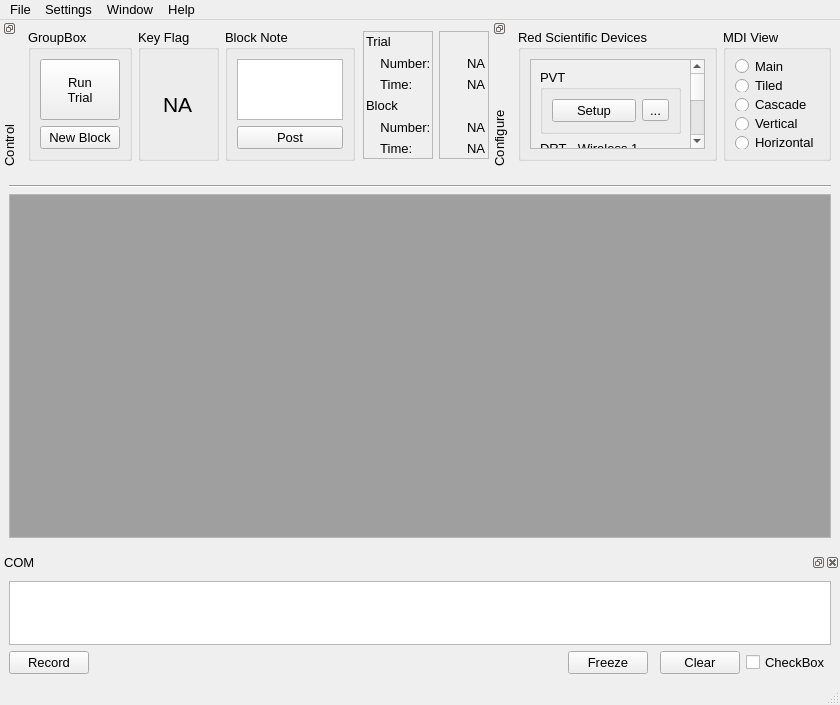
<?xml version="1.0" encoding="UTF-8"?>
<ui version="4.0">
 <class>MainWindow</class>
 <widget class="QMainWindow" name="MainWindow">
  <property name="geometry">
   <rect>
    <x>0</x>
    <y>0</y>
    <width>840</width>
    <height>705</height>
   </rect>
  </property>
  <property name="minimumSize">
   <size>
    <width>840</width>
    <height>468</height>
   </size>
  </property>
  <property name="font">
   <font>
    <pointsize>10</pointsize>
   </font>
  </property>
  <property name="windowTitle">
   <string>RS Device Companion</string>
  </property>
  <widget class="QWidget" name="centralwidget">
   <layout class="QVBoxLayout" name="verticalLayout_9">
    <item>
     <widget class="Line" name="line">
      <property name="orientation">
       <enum>Qt::Horizontal</enum>
      </property>
     </widget>
    </item>
    <item>
     <widget class="QFrame" name="frame_3">
      <property name="frameShape">
       <enum>QFrame::StyledPanel</enum>
      </property>
      <property name="frameShadow">
       <enum>QFrame::Raised</enum>
      </property>
      <layout class="QHBoxLayout" name="horizontalLayout_3">
       <property name="leftMargin">
        <number>0</number>
       </property>
       <property name="topMargin">
        <number>0</number>
       </property>
       <property name="rightMargin">
        <number>0</number>
       </property>
       <property name="bottomMargin">
        <number>0</number>
       </property>
       <item>
        <widget class="QMdiArea" name="mdiArea">
         <widget class="QWidget" name="subwindow">
          <property name="windowTitle">
           <string>Subwindow</string>
          </property>
          <layout class="QHBoxLayout" name="horizontalLayout">
           <item>
            <widget class="QGraphicsView" name="graphicsView"/>
           </item>
           <item>
            <widget class="QFrame" name="frame_4">
             <property name="minimumSize">
              <size>
               <width>0</width>
               <height>265</height>
              </size>
             </property>
             <property name="frameShape">
              <enum>QFrame::StyledPanel</enum>
             </property>
             <property name="frameShadow">
              <enum>QFrame::Raised</enum>
             </property>
             <layout class="QVBoxLayout" name="verticalLayout_5">
              <property name="leftMargin">
               <number>0</number>
              </property>
              <property name="topMargin">
               <number>0</number>
              </property>
              <property name="rightMargin">
               <number>0</number>
              </property>
              <property name="bottomMargin">
               <number>0</number>
              </property>
             </layout>
            </widget>
           </item>
           <item>
            <widget class="QScrollArea" name="scrollArea_2">
             <property name="sizePolicy">
              <sizepolicy hsizetype="Fixed" vsizetype="Expanding">
               <horstretch>0</horstretch>
               <verstretch>0</verstretch>
              </sizepolicy>
             </property>
             <property name="minimumSize">
              <size>
               <width>150</width>
               <height>0</height>
              </size>
             </property>
             <property name="widgetResizable">
              <bool>true</bool>
             </property>
             <widget class="QWidget" name="scrollAreaWidgetContents_2">
              <property name="geometry">
               <rect>
                <x>0</x>
                <y>0</y>
                <width>131</width>
                <height>295</height>
               </rect>
              </property>
              <layout class="QVBoxLayout" name="verticalLayout_11">
               <item>
                <widget class="QGroupBox" name="groupBox_5">
                 <property name="minimumSize">
                  <size>
                   <width>0</width>
                   <height>175</height>
                  </size>
                 </property>
                 <property name="title">
                  <string>GroupBox</string>
                 </property>
                 <layout class="QVBoxLayout" name="verticalLayout_8">
                  <property name="spacing">
                   <number>9</number>
                  </property>
                  <property name="leftMargin">
                   <number>9</number>
                  </property>
                  <property name="topMargin">
                   <number>9</number>
                  </property>
                  <property name="rightMargin">
                   <number>9</number>
                  </property>
                  <property name="bottomMargin">
                   <number>9</number>
                  </property>
                  <item>
                   <widget class="QPushButton" name="pushButton_16">
                    <property name="text">
                     <string>PushButton</string>
                    </property>
                   </widget>
                  </item>
                  <item>
                   <widget class="QPushButton" name="pushButton_17">
                    <property name="text">
                     <string>PushButton</string>
                    </property>
                   </widget>
                  </item>
                  <item>
                   <widget class="QCheckBox" name="checkBox_2">
                    <property name="text">
                     <string>CheckBox</string>
                    </property>
                   </widget>
                  </item>
                  <item>
                   <widget class="QCheckBox" name="checkBox_3">
                    <property name="text">
                     <string>CheckBox</string>
                    </property>
                   </widget>
                  </item>
                  <item>
                   <widget class="QCheckBox" name="checkBox_4">
                    <property name="text">
                     <string>CheckBox</string>
                    </property>
                   </widget>
                  </item>
                 </layout>
                </widget>
               </item>
               <item>
                <spacer name="verticalSpacer_2">
                 <property name="orientation">
                  <enum>Qt::Vertical</enum>
                 </property>
                 <property name="sizeHint" stdset="0">
                  <size>
                   <width>20</width>
                   <height>97</height>
                  </size>
                 </property>
                </spacer>
               </item>
               <item>
                <widget class="QGroupBox" name="groupBox_6">
                 <property name="minimumSize">
                  <size>
                   <width>100</width>
                   <height>0</height>
                  </size>
                 </property>
                 <property name="title">
                  <string>GroupBox</string>
                 </property>
                 <layout class="QVBoxLayout" name="verticalLayout_7">
                  <item>
                   <widget class="QPushButton" name="pushButton_15">
                    <property name="text">
                     <string>PushButton</string>
                    </property>
                   </widget>
                  </item>
                  <item>
                   <widget class="QPushButton" name="pushButton_14">
                    <property name="text">
                     <string>PushButton</string>
                    </property>
                   </widget>
                  </item>
                 </layout>
                </widget>
               </item>
              </layout>
             </widget>
            </widget>
           </item>
          </layout>
         </widget>
        </widget>
       </item>
      </layout>
     </widget>
    </item>
   </layout>
  </widget>
  <widget class="QMenuBar" name="menubar">
   <property name="geometry">
    <rect>
     <x>0</x>
     <y>0</y>
     <width>840</width>
     <height>21</height>
    </rect>
   </property>
   <widget class="QMenu" name="menuFile">
    <property name="title">
     <string>File</string>
    </property>
    <addaction name="actionBegin"/>
    <addaction name="actionExit"/>
    <addaction name="separator"/>
    <addaction name="actionAppend_Experiment"/>
    <addaction name="separator"/>
    <addaction name="actionOpen_File_Explorer"/>
   </widget>
   <widget class="QMenu" name="menuView">
    <property name="title">
     <string>Window</string>
    </property>
    <addaction name="actionRaw_Serial"/>
    <addaction name="actionExperiment"/>
    <addaction name="actionConfigure"/>
    <addaction name="separator"/>
    <addaction name="actionDisplay_Tooltips"/>
    <addaction name="separator"/>
   </widget>
   <widget class="QMenu" name="menuHelp">
    <property name="title">
     <string>Help</string>
    </property>
    <addaction name="actionAbout_RS_Companion"/>
    <addaction name="actionAbout_Red_Scientific"/>
   </widget>
   <widget class="QMenu" name="menuSettings">
    <property name="title">
     <string>Settings</string>
    </property>
    <widget class="QMenu" name="menuUDP_Controls">
     <property name="title">
      <string>UDP Controls</string>
     </property>
     <addaction name="actionOutput"/>
     <addaction name="actionInput"/>
    </widget>
    <addaction name="actionCOM_Port"/>
    <addaction name="menuUDP_Controls"/>
   </widget>
   <addaction name="menuFile"/>
   <addaction name="menuSettings"/>
   <addaction name="menuView"/>
   <addaction name="menuHelp"/>
  </widget>
  <widget class="QStatusBar" name="statusbar"/>
  <widget class="QDockWidget" name="dockWidget_6">
   <property name="sizePolicy">
    <sizepolicy hsizetype="Expanding" vsizetype="Expanding">
     <horstretch>0</horstretch>
     <verstretch>0</verstretch>
    </sizepolicy>
   </property>
   <property name="minimumSize">
    <size>
     <width>500</width>
     <height>150</height>
    </size>
   </property>
   <property name="maximumSize">
    <size>
     <width>650</width>
     <height>150</height>
    </size>
   </property>
   <property name="features">
    <set>QDockWidget::DockWidgetFloatable|QDockWidget::DockWidgetMovable|QDockWidget::DockWidgetVerticalTitleBar</set>
   </property>
   <property name="allowedAreas">
    <set>Qt::TopDockWidgetArea</set>
   </property>
   <property name="windowTitle">
    <string>Control</string>
   </property>
   <attribute name="dockWidgetArea">
    <number>4</number>
   </attribute>
   <widget class="QWidget" name="dockWidgetContents_7">
    <layout class="QHBoxLayout" name="horizontalLayout_4">
     <item>
      <widget class="QGroupBox" name="groupBox_7">
       <property name="title">
        <string>GroupBox</string>
       </property>
       <layout class="QVBoxLayout" name="verticalLayout">
        <item>
         <widget class="QPushButton" name="pushButton_7">
          <property name="sizePolicy">
           <sizepolicy hsizetype="Preferred" vsizetype="Preferred">
            <horstretch>0</horstretch>
            <verstretch>0</verstretch>
           </sizepolicy>
          </property>
          <property name="minimumSize">
           <size>
            <width>0</width>
            <height>0</height>
           </size>
          </property>
          <property name="text">
           <string>Run
Trial</string>
          </property>
         </widget>
        </item>
        <item>
         <widget class="QPushButton" name="pushButton_4">
          <property name="text">
           <string>New Block</string>
          </property>
         </widget>
        </item>
       </layout>
      </widget>
     </item>
     <item>
      <widget class="QGroupBox" name="groupBox">
       <property name="title">
        <string>Key Flag</string>
       </property>
       <layout class="QVBoxLayout" name="verticalLayout_6">
        <item alignment="Qt::AlignHCenter">
         <widget class="QLabel" name="label_13">
          <property name="font">
           <font>
            <pointsize>16</pointsize>
           </font>
          </property>
          <property name="text">
           <string>NA</string>
          </property>
         </widget>
        </item>
       </layout>
      </widget>
     </item>
     <item>
      <widget class="QGroupBox" name="groupBox_2">
       <property name="title">
        <string>Block Note</string>
       </property>
       <layout class="QGridLayout" name="gridLayout_2">
        <item row="0" column="1">
         <widget class="QTextEdit" name="textEdit"/>
        </item>
        <item row="1" column="1">
         <widget class="QPushButton" name="pushButton_3">
          <property name="text">
           <string>Post</string>
          </property>
         </widget>
        </item>
       </layout>
      </widget>
     </item>
     <item>
      <widget class="QFrame" name="frame">
       <property name="sizePolicy">
        <sizepolicy hsizetype="Fixed" vsizetype="Preferred">
         <horstretch>0</horstretch>
         <verstretch>0</verstretch>
        </sizepolicy>
       </property>
       <property name="minimumSize">
        <size>
         <width>130</width>
         <height>0</height>
        </size>
       </property>
       <layout class="QGridLayout" name="gridLayout_3">
        <property name="leftMargin">
         <number>2</number>
        </property>
        <property name="topMargin">
         <number>2</number>
        </property>
        <property name="rightMargin">
         <number>2</number>
        </property>
        <property name="bottomMargin">
         <number>2</number>
        </property>
        <item row="0" column="0">
         <widget class="QFrame" name="frame">
          <property name="frameShape">
           <enum>QFrame::StyledPanel</enum>
          </property>
          <property name="frameShadow">
           <enum>QFrame::Raised</enum>
          </property>
          <layout class="QVBoxLayout" name="verticalLayout_2">
           <property name="spacing">
            <number>6</number>
           </property>
           <property name="leftMargin">
            <number>2</number>
           </property>
           <property name="topMargin">
            <number>2</number>
           </property>
           <property name="rightMargin">
            <number>2</number>
           </property>
           <property name="bottomMargin">
            <number>2</number>
           </property>
           <item>
            <widget class="QLabel" name="label_7">
             <property name="text">
              <string>Trial</string>
             </property>
            </widget>
           </item>
           <item>
            <widget class="QLabel" name="label_2">
             <property name="text">
              <string>    Number:</string>
             </property>
            </widget>
           </item>
           <item>
            <widget class="QLabel" name="label_3">
             <property name="text">
              <string>    Time:</string>
             </property>
            </widget>
           </item>
           <item>
            <widget class="QLabel" name="label_8">
             <property name="text">
              <string>Block</string>
             </property>
            </widget>
           </item>
           <item>
            <widget class="QLabel" name="label">
             <property name="text">
              <string>    Number:</string>
             </property>
            </widget>
           </item>
           <item>
            <widget class="QLabel" name="label_4">
             <property name="text">
              <string>    Time:</string>
             </property>
            </widget>
           </item>
          </layout>
         </widget>
        </item>
        <item row="0" column="1" alignment="Qt::AlignRight">
         <widget class="QFrame" name="frame_2">
          <property name="minimumSize">
           <size>
            <width>50</width>
            <height>0</height>
           </size>
          </property>
          <property name="frameShape">
           <enum>QFrame::StyledPanel</enum>
          </property>
          <property name="frameShadow">
           <enum>QFrame::Raised</enum>
          </property>
          <layout class="QVBoxLayout" name="verticalLayout_4">
           <property name="leftMargin">
            <number>2</number>
           </property>
           <property name="topMargin">
            <number>2</number>
           </property>
           <property name="rightMargin">
            <number>2</number>
           </property>
           <property name="bottomMargin">
            <number>2</number>
           </property>
           <item>
            <widget class="QLabel" name="label_11">
             <property name="font">
              <font>
               <pointsize>10</pointsize>
              </font>
             </property>
             <property name="text">
              <string/>
             </property>
            </widget>
           </item>
           <item alignment="Qt::AlignRight">
            <widget class="QLabel" name="label_9">
             <property name="text">
              <string>NA</string>
             </property>
            </widget>
           </item>
           <item alignment="Qt::AlignRight">
            <widget class="QLabel" name="label_10">
             <property name="font">
              <font>
               <pointsize>10</pointsize>
              </font>
             </property>
             <property name="text">
              <string>NA</string>
             </property>
            </widget>
           </item>
           <item>
            <widget class="QLabel" name="label_12">
             <property name="text">
              <string/>
             </property>
            </widget>
           </item>
           <item alignment="Qt::AlignRight">
            <widget class="QLabel" name="label_5">
             <property name="text">
              <string>NA</string>
             </property>
            </widget>
           </item>
           <item alignment="Qt::AlignRight">
            <widget class="QLabel" name="label_6">
             <property name="text">
              <string>NA</string>
             </property>
            </widget>
           </item>
          </layout>
         </widget>
        </item>
       </layout>
      </widget>
     </item>
    </layout>
   </widget>
  </widget>
  <widget class="QDockWidget" name="dockWidget_8">
   <property name="sizePolicy">
    <sizepolicy hsizetype="Preferred" vsizetype="Maximum">
     <horstretch>0</horstretch>
     <verstretch>0</verstretch>
    </sizepolicy>
   </property>
   <property name="minimumSize">
    <size>
     <width>374</width>
     <height>130</height>
    </size>
   </property>
   <property name="maximumSize">
    <size>
     <width>524287</width>
     <height>130</height>
    </size>
   </property>
   <property name="baseSize">
    <size>
     <width>0</width>
     <height>0</height>
    </size>
   </property>
   <property name="toolTip">
    <string>&lt;html&gt;&lt;head/&gt;&lt;body&gt;&lt;p&gt;Displays all communications with Red Scientific Hardware. These can be saved for later browsing and debugging.&lt;/p&gt;&lt;/body&gt;&lt;/html&gt;</string>
   </property>
   <property name="features">
    <set>QDockWidget::AllDockWidgetFeatures</set>
   </property>
   <property name="allowedAreas">
    <set>Qt::BottomDockWidgetArea</set>
   </property>
   <property name="windowTitle">
    <string>COM</string>
   </property>
   <attribute name="dockWidgetArea">
    <number>8</number>
   </attribute>
   <widget class="QWidget" name="dockWidgetContents_9">
    <layout class="QGridLayout" name="gridLayout">
     <item row="1" column="0">
      <widget class="QPushButton" name="pushButton_2">
       <property name="toolTip">
        <string>&lt;html&gt;&lt;head/&gt;&lt;body&gt;&lt;p&gt;Saves all raw COM messages to your data folder.&lt;/p&gt;&lt;/body&gt;&lt;/html&gt;</string>
       </property>
       <property name="text">
        <string>Record</string>
       </property>
      </widget>
     </item>
     <item row="1" column="2">
      <widget class="QPushButton" name="pushButton_5">
       <property name="toolTip">
        <string>&lt;html&gt;&lt;head/&gt;&lt;body&gt;&lt;p&gt;Freezes the auto scrolling of COM messages.&lt;/p&gt;&lt;/body&gt;&lt;/html&gt;</string>
       </property>
       <property name="text">
        <string>Freeze</string>
       </property>
      </widget>
     </item>
     <item row="1" column="4">
      <widget class="QPushButton" name="pushButton_6">
       <property name="toolTip">
        <string>&lt;html&gt;&lt;head/&gt;&lt;body&gt;&lt;p&gt;Clears all COM messages in the pane above.&lt;/p&gt;&lt;/body&gt;&lt;/html&gt;</string>
       </property>
       <property name="text">
        <string>Clear</string>
       </property>
      </widget>
     </item>
     <item row="1" column="1">
      <spacer name="horizontalSpacer">
       <property name="orientation">
        <enum>Qt::Horizontal</enum>
       </property>
       <property name="sizeHint" stdset="0">
        <size>
         <width>40</width>
         <height>20</height>
        </size>
       </property>
      </spacer>
     </item>
     <item row="1" column="5">
      <widget class="QCheckBox" name="checkBox">
       <property name="text">
        <string>CheckBox</string>
       </property>
      </widget>
     </item>
     <item row="0" column="0" colspan="6">
      <widget class="QPlainTextEdit" name="plainTextEdit">
       <property name="minimumSize">
        <size>
         <width>0</width>
         <height>0</height>
        </size>
       </property>
       <property name="sizeIncrement">
        <size>
         <width>0</width>
         <height>0</height>
        </size>
       </property>
       <property name="baseSize">
        <size>
         <width>0</width>
         <height>0</height>
        </size>
       </property>
      </widget>
     </item>
    </layout>
   </widget>
  </widget>
  <widget class="QDockWidget" name="dockWidget_2">
   <property name="sizePolicy">
    <sizepolicy hsizetype="Expanding" vsizetype="Expanding">
     <horstretch>0</horstretch>
     <verstretch>0</verstretch>
    </sizepolicy>
   </property>
   <property name="minimumSize">
    <size>
     <width>350</width>
     <height>150</height>
    </size>
   </property>
   <property name="maximumSize">
    <size>
     <width>450</width>
     <height>150</height>
    </size>
   </property>
   <property name="features">
    <set>QDockWidget::DockWidgetFloatable|QDockWidget::DockWidgetMovable|QDockWidget::DockWidgetVerticalTitleBar</set>
   </property>
   <property name="allowedAreas">
    <set>Qt::TopDockWidgetArea</set>
   </property>
   <property name="windowTitle">
    <string>Configure</string>
   </property>
   <attribute name="dockWidgetArea">
    <number>4</number>
   </attribute>
   <widget class="QWidget" name="dockWidgetContents_2">
    <layout class="QHBoxLayout" name="horizontalLayout_2">
     <item>
      <widget class="QGroupBox" name="groupBox_3">
       <property name="title">
        <string>Red Scientific Devices</string>
       </property>
       <layout class="QHBoxLayout" name="horizontalLayout_5">
        <item>
         <widget class="QScrollArea" name="scrollArea">
          <property name="widgetResizable">
           <bool>true</bool>
          </property>
          <widget class="QWidget" name="scrollAreaWidgetContents">
           <property name="geometry">
            <rect>
             <x>0</x>
             <y>0</y>
             <width>163</width>
             <height>276</height>
            </rect>
           </property>
           <layout class="QVBoxLayout" name="verticalLayout_3">
            <item>
             <widget class="QGroupBox" name="groupBox_8">
              <property name="title">
               <string>PVT</string>
              </property>
              <layout class="QHBoxLayout" name="horizontalLayout_6">
               <item>
                <widget class="QPushButton" name="pushButton_12">
                 <property name="sizePolicy">
                  <sizepolicy hsizetype="Minimum" vsizetype="Fixed">
                   <horstretch>0</horstretch>
                   <verstretch>0</verstretch>
                  </sizepolicy>
                 </property>
                 <property name="minimumSize">
                  <size>
                   <width>0</width>
                   <height>0</height>
                  </size>
                 </property>
                 <property name="maximumSize">
                  <size>
                   <width>500</width>
                   <height>500</height>
                  </size>
                 </property>
                 <property name="text">
                  <string>Setup</string>
                 </property>
                </widget>
               </item>
               <item>
                <widget class="QToolButton" name="toolButton">
                 <property name="text">
                  <string>...</string>
                 </property>
                </widget>
               </item>
              </layout>
             </widget>
            </item>
            <item>
             <widget class="QGroupBox" name="groupBox_10">
              <property name="title">
               <string>DRT - Wireless 1</string>
              </property>
              <layout class="QHBoxLayout" name="horizontalLayout_8">
               <item>
                <widget class="QPushButton" name="pushButton">
                 <property name="text">
                  <string>PushButton</string>
                 </property>
                </widget>
               </item>
               <item>
                <widget class="QToolButton" name="toolButton_3">
                 <property name="text">
                  <string>...</string>
                 </property>
                </widget>
               </item>
              </layout>
             </widget>
            </item>
            <item>
             <widget class="QGroupBox" name="groupBox_11">
              <property name="title">
               <string>DRT - Wireless 2</string>
              </property>
              <layout class="QHBoxLayout" name="horizontalLayout_9">
               <item>
                <widget class="QPushButton" name="pushButton_8">
                 <property name="text">
                  <string>PushButton</string>
                 </property>
                </widget>
               </item>
               <item>
                <widget class="QToolButton" name="toolButton_4">
                 <property name="text">
                  <string>...</string>
                 </property>
                </widget>
               </item>
              </layout>
             </widget>
            </item>
            <item>
             <widget class="QGroupBox" name="groupBox_9">
              <property name="title">
               <string>VOG</string>
              </property>
              <layout class="QHBoxLayout" name="horizontalLayout_7">
               <item>
                <widget class="QPushButton" name="pushButton_13">
                 <property name="minimumSize">
                  <size>
                   <width>0</width>
                   <height>0</height>
                  </size>
                 </property>
                 <property name="maximumSize">
                  <size>
                   <width>500</width>
                   <height>500</height>
                  </size>
                 </property>
                 <property name="text">
                  <string>Setup</string>
                 </property>
                </widget>
               </item>
               <item>
                <widget class="QToolButton" name="toolButton_2">
                 <property name="text">
                  <string>...</string>
                 </property>
                </widget>
               </item>
              </layout>
             </widget>
            </item>
           </layout>
          </widget>
         </widget>
        </item>
       </layout>
      </widget>
     </item>
     <item>
      <widget class="QGroupBox" name="groupBox_4">
       <property name="title">
        <string>MDI View</string>
       </property>
       <layout class="QVBoxLayout" name="verticalLayout_10">
        <item>
         <widget class="QRadioButton" name="radioButton">
          <property name="text">
           <string>Main</string>
          </property>
         </widget>
        </item>
        <item>
         <widget class="QRadioButton" name="radioButton_3">
          <property name="text">
           <string>Tiled</string>
          </property>
         </widget>
        </item>
        <item>
         <widget class="QRadioButton" name="radioButton_4">
          <property name="text">
           <string>Cascade</string>
          </property>
         </widget>
        </item>
        <item>
         <widget class="QRadioButton" name="radioButton_5">
          <property name="text">
           <string>Vertical</string>
          </property>
         </widget>
        </item>
        <item>
         <widget class="QRadioButton" name="radioButton_2">
          <property name="text">
           <string>Horizontal</string>
          </property>
         </widget>
        </item>
       </layout>
      </widget>
     </item>
    </layout>
   </widget>
  </widget>
  <action name="actionBegin">
   <property name="text">
    <string>Begin Experiment</string>
   </property>
   <property name="toolTip">
    <string>Begin Experiment</string>
   </property>
  </action>
  <action name="actionExperiment">
   <property name="checkable">
    <bool>true</bool>
   </property>
   <property name="text">
    <string>COM Messages</string>
   </property>
  </action>
  <action name="actionParameters">
   <property name="checkable">
    <bool>true</bool>
   </property>
   <property name="text">
    <string>Parameters</string>
   </property>
  </action>
  <action name="actionLive_Data">
   <property name="checkable">
    <bool>true</bool>
   </property>
   <property name="text">
    <string>Live Data</string>
   </property>
  </action>
  <action name="actionConfigure_Data_Buddy">
   <property name="text">
    <string>Configure Data Buddy</string>
   </property>
  </action>
  <action name="actionAbout_RS_Companion">
   <property name="text">
    <string>About RS Companion</string>
   </property>
  </action>
  <action name="actionAbout_Red_Scientific">
   <property name="text">
    <string>About Red Scientific</string>
   </property>
  </action>
  <action name="actionExit">
   <property name="text">
    <string>End Experiment</string>
   </property>
  </action>
  <action name="actionRaw_Serial">
   <property name="text">
    <string>Trial Controls</string>
   </property>
  </action>
  <action name="actionExit_2">
   <property name="text">
    <string>Exit</string>
   </property>
  </action>
  <action name="actionDisplay_Tooltips">
   <property name="text">
    <string>Display Tooltips</string>
   </property>
  </action>
  <action name="actionConfigure">
   <property name="text">
    <string>Configure</string>
   </property>
  </action>
  <action name="actionCOM_Port">
   <property name="text">
    <string>COM Port</string>
   </property>
  </action>
  <action name="actionOutput">
   <property name="text">
    <string>Output</string>
   </property>
  </action>
  <action name="actionInput">
   <property name="text">
    <string>Input</string>
   </property>
  </action>
  <action name="actionAppend_Experiment">
   <property name="text">
    <string>Append Experiment</string>
   </property>
  </action>
  <action name="actionOpen_File_Explorer">
   <property name="text">
    <string>Open File  Folder</string>
   </property>
  </action>
 </widget>
 <resources/>
 <connections>
  <connection>
   <sender>pushButton_6</sender>
   <signal>clicked()</signal>
   <receiver>plainTextEdit</receiver>
   <slot>clear()</slot>
   <hints>
    <hint type="sourcelabel">
     <x>597</x>
     <y>533</y>
    </hint>
    <hint type="destinationlabel">
     <x>381</x>
     <y>503</y>
    </hint>
   </hints>
  </connection>
 </connections>
</ui>
